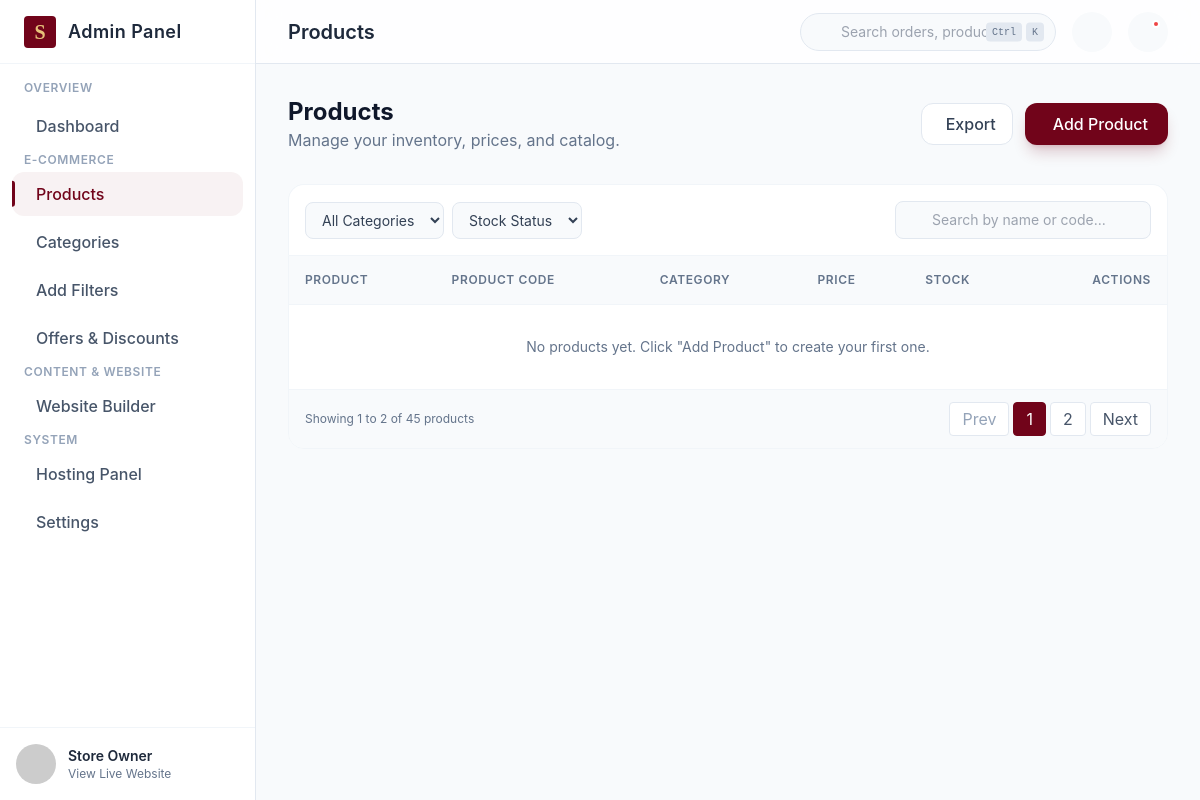
Page /adm/products/ on the earlier database version.
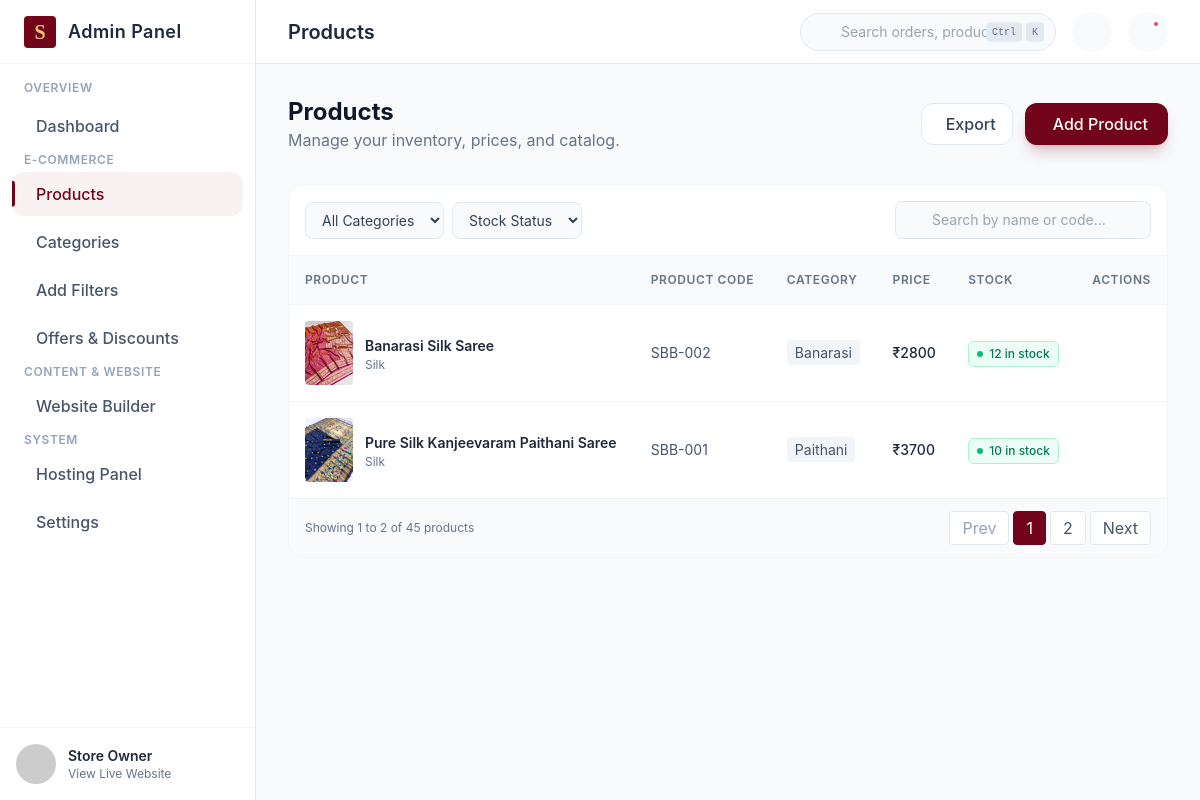
Same page on the later database version.
### adm_user/models.py (models this page shows, shortened)
class SlugMixin:
    slug_source_field = "name"

class TimeStampedModel(models.Model):
    created_at = models.DateTimeField(auto_now_add=True)
    updated_at = models.DateTimeField(auto_now=True)
    class Meta:
        abstract = True

class Product(SlugMixin, TimeStampedModel):
    name = models.CharField(max_length=200)
    slug = models.SlugField(max_length=220, unique=True, blank=True)
    description = models.TextField(blank=True)
    category = models.ForeignKey(
        Category,
        related_name="products",
        on_delete=models.PROTECT,
    )
    product_code = models.CharField(
        max_length=50,
        unique=True,
        blank=True,
        null=True,
        help_text="e.g. SBB-001. Optional on the form, but unique if set.",
    )
    base_price = models.DecimalField(max_digits=10, decimal_places=2)
    discount_price = models.DecimalField(
        max_digits=10,
        decimal_places=2,
        null=True,
        blank=True,
        help_text="Optional sale price; must be less than base_price.",
    )
    stock_quantity = models.PositiveIntegerField(
        default=0,
        help_text="Fallback stock count, used only if this product has "
        "no color variants below.",
    )
    fabric = models.ForeignKey(
        Fabric,
        related_name="products",
        on_delete=models.PROTECT,
    )
    print_type = models.ForeignKey(
        Print,
        related_name="products",
        on_delete=models.PROTECT,
        null=True,
        blank=True,
        verbose_name="print",
        help_text="Leave blank for prints like 'NO' / plain sarees.",
    )
    saree_length = models.CharField(
        max_length=50, blank=True, help_text="e.g. 5.5 Meter"
    )
    blouse_included = models.BooleanField(default=True)
    blouse_type = models.CharField(max_length=100, blank=True)
    blouse_size = models.CharField(max_length=50, blank=True)
    weaving_style = models.CharField(max_length=100, blank=True)
    border_style = models.CharField(max_length=150, blank=True)
    care_instructions = models.CharField(max_length=255, blank=True)
    tags = models.ManyToManyField(Tag, related_name="products", blank=True)
    is_active = models.BooleanField(
        default=True,
        db_index=True,
        help_text="Unpublish without deleting (keeps order history intact).",
    )
    class Meta:
        ordering = ["-created_at"]
        indexes = [
            models.Index(fields=["category", "fabric", "print_type", "is_active"]),
            models.Index(fields=["is_active", "-created_at"]),
        ]

class ProductImage(TimeStampedModel):
    MAX_IMAGES_PER_VARIANT = 4
    product = models.ForeignKey(
        Product,
        related_name="images",
        on_delete=models.CASCADE,
    )
    variant = models.ForeignKey(
        ProductVariant,
        related_name="images",
        null=True,
        blank=True,
        on_delete=models.CASCADE,
        help_text="Leave blank for default/no-color-selected images.",
    )
    image_url = models.URLField(help_text="Cloudflare R2 object URL.")
    alt_text = models.CharField(max_length=200, blank=True)
    display_order = models.PositiveIntegerField(default=0)
    class Meta:
        ordering = ["display_order"]
    def save(self, *args, **kwargs):
        self.full_clean()
        super().save(*args, **kwargs)
    """
site_content/models.py

Schema for the Website Builder page — hero slides, Sweet Memories,
header/nav, footer, and About Us. Unlike Product/Category, most of
these are "singleton" sections: there's only ever ONE hero slide 1,
ONE footer, etc. — an admin edits the same row, never creates new ones.

SingletonModel below forces every save() to pk=1, so no matter how the
admin form posts, you can never end up with two competing "About Us"
rows. `Model.load()` is the read-side helper: always returns the one
row, creating it with blank defaults the first time.

Images use ImageField (Django's local media storage), matching what
you're already doing — NOT URLField like the Cloudflare R2 catalog
images, since these are served from MEDIA_ROOT/MEDIA_URL instead.
"""

class Fabric(SlugMixin, TimeStampedModel):
    name = models.CharField(max_length=100)
    slug = models.SlugField(max_length=140, unique=True, blank=True)
    is_active = models.BooleanField(default=True, db_index=True)
    class Meta:
        ordering = ["created_at"]
        constraints = [
            models.UniqueConstraint(
                Lower("name"),
                name="unique_fabric_name_ci",
                violation_error_message="This fabric already exists.",
            ),
        ]

class Category(SlugMixin, TimeStampedModel):
    name = models.CharField(max_length=100)
    slug = models.SlugField(max_length=140, unique=True, blank=True)
    is_active = models.BooleanField(default=True, db_index=True)
    class Meta:
        verbose_name_plural = "Categories"
        ordering = ["created_at"]
        constraints = [
            models.UniqueConstraint(
                Lower("name"),
                name="unique_category_name_ci",
                violation_error_message="This category already exists.",
            ),
        ]

### adm_user/views.py (the view)
# urls.py: path('products/', views.products, name='products'),
@require_http_methods(["GET"])
def products(request):
    context = {"products": Product.objects.filter(is_active=True).select_related("category")}
    context.update(_product_form_context())   # adds categories, fabrics, prints, colors, tags
    return render(request, FORM_TEMPLATE, context)

### adm_user/templates/adm_user/products.html (shortened to what this page needs)
{% extends "adm_user/base_admin.html" %}
{% load static %}
{% block page_title %}Products{% endblock %}
{% block nav_class_dashboard %}nav-item flex items-center gap-3 px-3 py-2.5 rounded-xl text-slate-600
dark:text-slate-400 hover:bg-slate-50 dark:hover:bg-slate-800/50 hover:text-brand-maroon dark:hover:text-brand-gold
font-medium transition-colors{% endblock %}
{% block nav_class_products %}nav-item active flex items-center gap-3 px-3 py-2.5 rounded-xl text-brand-maroon
bg-brand-maroon/5 dark:bg-brand-maroon/20 dark:text-brand-gold font-medium transition-colors{% endblock %}
{% block content %}
<div id="view-products" class="view-section{% if product %} hidden{% endif %}">
    <div class="flex flex-col md:flex-row md:items-center justify-between gap-4 mb-8">
        <div>
            <h2 class="text-2xl font-bold text-slate-900 dark:text-white">Products</h2>
            <p class="text-slate-500 dark:text-slate-400">Manage your inventory, prices, and catalog.
            </p>
        </div>
        <div class="flex gap-3">
            <button
                class="flex items-center gap-2 bg-white dark:bg-dark-panel border border-slate-200 dark:border-dark-border hover:bg-slate-50 dark:hover:bg-slate-800 text-slate-700 dark:text-slate-200 px-4 py-2 rounded-xl font-medium transition-all">
                 Export
            </button>
            <button onclick="showAddProductPage()"
                class="flex items-center gap-2 bg-brand-maroon hover:bg-brand-maroonLight text-white px-5 py-2 rounded-xl font-medium transition-all shadow-lg shadow-brand-maroon/20">
                 Add Product
            </button>
        </div>
    </div>
    <div class="bg-white dark:bg-dark-panel rounded-t-2xl p-4 border-x border-t border-slate-100 dark:border-dark-border flex flex-wrap gap-4 items-center justify-between">
        <div class="flex gap-2">
            <select id="filterCategory" name="category"
                class="bg-slate-50 dark:bg-slate-800 border border-slate-200 dark:border-slate-700 text-slate-700 dark:text-slate-300 text-sm rounded-lg focus:ring-brand-maroon focus:border-brand-maroon px-3 py-2">
                <option value="">All Categories</option>
            </select>
            <select id="filterStock"
                class="bg-slate-50 dark:bg-slate-800 border border-slate-200 dark:border-slate-700 text-slate-700 dark:text-slate-300 text-sm rounded-lg focus:ring-brand-maroon focus:border-brand-maroon px-3 py-2">
                <option value="">Stock Status</option>
            </select>
        </div>
        <div class="relative">
            <input type="text" id="filterSearch" placeholder="Search by name or code..."
                class="pl-9 pr-4 py-2 w-64 bg-slate-50 dark:bg-slate-800 border border-slate-200 dark:border-slate-700 rounded-lg text-sm focus:outline-none focus:ring-2 focus:ring-brand-maroon/20 focus:border-brand-maroon">
        </div>
    </div>
    <div
        class="bg-white dark:bg-dark-panel rounded-b-2xl border border-slate-100 dark:border-dark-border overflow-hidden overflow-x-auto">
        <table class="w-full text-left border-collapse">
            <thead>
                <tr
                    class="bg-slate-50 dark:bg-slate-800/50 text-slate-500 dark:text-slate-400 text-xs uppercase tracking-wider border-b border-slate-100 dark:border-dark-border">
                    <th class="p-4 font-semibold">Product</th>
                    <th class="p-4 font-semibold">Product Code</th>
                    <th class="p-4 font-semibold">Category</th>
                    <th class="p-4 font-semibold">Price</th>
                    <th class="p-4 font-semibold">Stock</th>
                    <th class="p-4 font-semibold text-right">Actions</th>
                </tr>
            </thead>
            <tbody class="divide-y divide-slate-100 dark:divide-dark-border">
                {% for p in products %}
                <tr class="hover:bg-slate-50 dark:hover:bg-slate-800/20 transition-colors group"
                    data-category="{{ p.category_id }}"
                    data-stock="{% if p.stock_quantity == 0 %}out{% elif p.stock_quantity < 5 %}low{% else %}in{% endif %}"
                    data-search="{{ p.name|lower }} {{ p.product_code|default:''|lower }}">
                    <td class="p-4">
                        <div class="flex items-center gap-3">
                            {% with p.images.first as thumb %}
                            {% if thumb %}
                            <div class="w-12 h-16 rounded bg-slate-100 overflow-hidden">
                                <img src="{{ thumb.image_url }}" class="w-full h-full object-cover" alt="{{ p.name }}">
                            </div>
                            {% else %}
                            <div
                                class="w-12 h-16 rounded bg-slate-100 overflow-hidden flex items-center justify-center text-slate-300">
                                <i class="ph ph-image text-2xl"></i>
                            </div>
                            {% endif %}
                            {% endwith %}
                            <div>
                                <a href="{% url 'adm_user:detail' p.slug %}"
                                    class="text-sm font-semibold text-slate-800 dark:text-white hover:text-brand-maroon transition-colors cursor-pointer">
                                    {{ p.name }}
                                </a>
                                <p class="text-xs text-slate-500">{{ p.fabric.name|default:"" }}</p>
                            </div>
                        </div>
                    </td>
                    <td class="p-4 text-sm text-slate-600 dark:text-slate-300">{{ p.product_code|default:"—" }}</td>
                    <td class="p-4 text-sm text-slate-600 dark:text-slate-300"><span
                            class="bg-slate-100 dark:bg-slate-800 px-2 py-1 rounded">{{ p.category.name }}</span>
                    </td>
                    <td class="p-4 text-sm font-medium text-slate-800 dark:text-white">₹{{ p.base_price|floatformat:0 }}</td>
                    <td class="p-4">
                        {% if p.stock_quantity == 0 %}
                        <span
                            class="inline-flex items-center gap-1.5 px-2 py-1 rounded-md text-xs font-medium bg-red-50 text-red-700 dark:bg-red-500/10 dark:text-red-400 border border-red-200 dark:border-red-800">
                            <span class="w-1.5 h-1.5 rounded-full bg-red-500"></span> Out of stock
                        </span>
                        {% elif p.stock_quantity < 5 %}
                        <span
                            class="inline-flex items-center gap-1.5 px-2 py-1 rounded-md text-xs font-medium bg-amber-50 text-amber-700 dark:bg-amber-500/10 dark:text-amber-400 border border-amber-200 dark:border-amber-800">
                            <span class="w-1.5 h-1.5 rounded-full bg-amber-500"></span> {{ p.stock_quantity }} in stock
                        </span>
                        {% else %}
                        <span
                            class="inline-flex items-center gap-1.5 px-2 py-1 rounded-md text-xs font-medium bg-emerald-50 text-emerald-700 dark:bg-emerald-500/10 dark:text-emerald-400 border border-emerald-200 dark:border-emerald-800">
                            <span class="w-1.5 h-1.5 rounded-full bg-emerald-500"></span> {{ p.stock_quantity }} in stock
                        </span>
                        {% endif %}
                    </td>
                    <td class="p-4 text-right">
                        <a href="{% url 'adm_user:update' p.slug %}" class="text-slate-400 hover:text-brand-maroon p-1 inline-block"></a>
                        <form method="post" action="{% url 'adm_user:delete' p.slug %}" class="inline"
                            onsubmit="return confirm('Remove {{ p.name }} from the catalog?');">
                            <button type="submit" class="text-slate-400 hover:text-red-500 p-1"></button>
                        </form>
                    </td>
                </tr>
                {% empty %}
                <tr>
                    <td colspan="7" class="p-8 text-center text-sm text-slate-500">
                        No products yet. Click "Add Product" to create your first one.
                    </td>
                </tr>
                {% endfor %}
            </tbody>
        </table>
        <div
            class="px-4 py-3 border-t border-slate-100 dark:border-dark-border flex items-center justify-between bg-slate-50 dark:bg-slate-800/30">
            <p class="text-xs text-slate-500">Showing 1 to 2 of 45 products</p>
            <div class="flex gap-1">
                <button
                    class="px-3 py-1 rounded border border-slate-200 dark:border-slate-700 bg-white dark:bg-dark-panel text-slate-400 cursor-not-allowed">Prev</button>
                <button class="px-3 py-1 rounded border border-brand-maroon bg-brand-maroon text-white">1</button>
                <button
                    class="px-3 py-1 rounded border border-slate-200 dark:border-slate-700 bg-white dark:bg-dark-panel text-slate-600 hover:bg-slate-50">2</button>
                <button
                    class="px-3 py-1 rounded border border-slate-200 dark:border-slate-700 bg-white dark:bg-dark-panel text-slate-600 hover:bg-slate-50">Next</button>
            </div>
        </div>
    </div>
</div>
{% endblock %}

Differences in the rows shown:
added Product: images.first.image_url (picture), name "Banarasi Silk Saree", fabric.name "Silk", product_code "SBB-002", category.name "Banarasi", base_price "2800", stock_quantity "12"
added Product: images.first.image_url (picture), name "Pure Silk Kanjeevaram Paithani Saree", fabric.name "Silk", product_code "SBB-001", category.name "Paithani", base_price "3700", stock_quantity "10"
Other differences:
text no longer shown: "No products yet. Click \"Add Product\" to create your first one."
